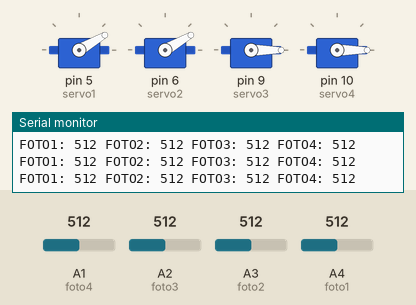
Simulated run of this sketch. Board: Arduino Uno, built with avr-gcc and run on an emulated ATmega328P. Parts: 4 × servo, the last lines printed to the serial monitor. The test bench sets the inputs (shaded band); at power-on: A1 (foto4) = 512, A2 (foto3) = 512, A3 (foto2) = 512, A4 (foto1) = 512.

Above: at 1.2 s.
1.3 s: A1 (foto4) set to 586
4.3 s: A1 (foto4) set to 617
At 5.5 s:
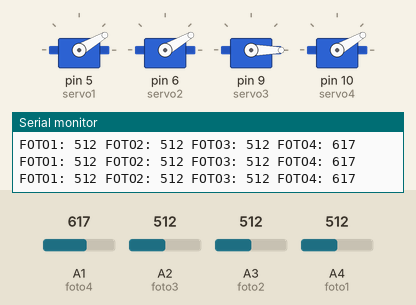
5.8 s: A2 (foto3) set to 582
7.3 s: A2 (foto3) set to 615
At 8.0 s:
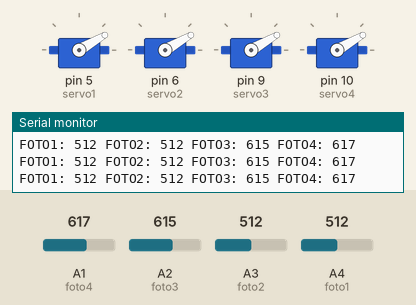
8.8 s: A3 (foto2) set to 587
11.8 s: A3 (foto2) set to 618
At 13.0 s:
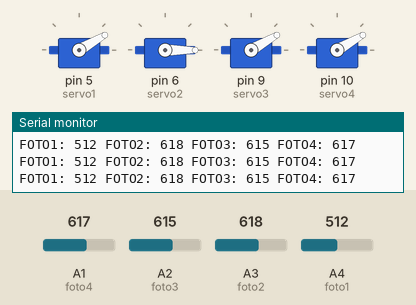
Timing chart, 0 to 14.3 s (numbered marks = the images above; inputs shaded):
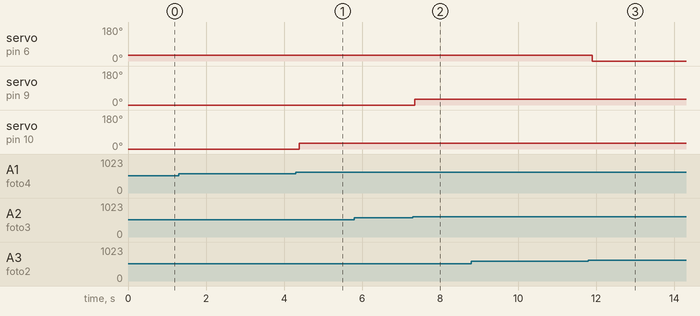

The sketch:

Trabajoprototipo_piano_tiles.ino
```cpp
#include <Servo.h>

int foto1=A4;
int foto2=A3;
int foto3=A2;
int foto4=A1;

int almacen1=0;
int almacen2=0;
int almacen3=0;
int almacen4=0;

Servo servo1;
Servo servo2;
Servo servo3;
Servo servo4;

void setup() {
Serial.begin(9600);
servo1.attach(5,800,1500);
servo2.attach(6,800,1500);
servo3.attach(9,800,1500);
servo4.attach(10,800,1500);

}

void loop() {
almacen1=analogRead(foto1);
almacen2=analogRead(foto2);
almacen3=analogRead(foto3);
almacen4=analogRead(foto4);

Serial.print("FOTO1: ");
Serial.print(almacen1);
Serial.print(" ");
Serial.print("FOTO2: ");
Serial.print(almacen2);
Serial.print(" ");
Serial.print("FOTO3: ");
Serial.print(almacen3);
Serial.print(" ");
Serial.print("FOTO4: ");
Serial.print(almacen4);
Serial.println(" ");


if(almacen1<=600){
  servo1.write(30);
}if(almacen1>600){
  servo1.write(0);


}if(almacen2<=600){
  servo2.write(30);
}if(almacen2>600){
  servo2.write(0);


}if(almacen3<=600){
  servo3.write(0);
}if(almacen3>600){
  servo3.write(30);


}if(almacen4<=600){
  servo4.write(0);
}if(almacen4>600){
  servo4.write(30);
}
}
```

Measured:
- the behaviour switches between 600 and 601 on A1 (foto4) (found by bisection; images 0 and 1)
- the behaviour switches between 600 and 601 on A2 (foto3) (found by bisection; images 1 and 2)
- the behaviour switches between 600 and 601 on A3 (foto2) (found by bisection; images 2 and 3)
- after the input at 4.3 s, servo on pin 10 (servo4): 0° → 30° after 0.08 s
- after the input at 7.3 s, servo on pin 9 (servo3): 0° → 30° after 0.05 s
- after the input at 11.8 s, servo on pin 6 (servo2): 30° → 0° after 0.09 s
